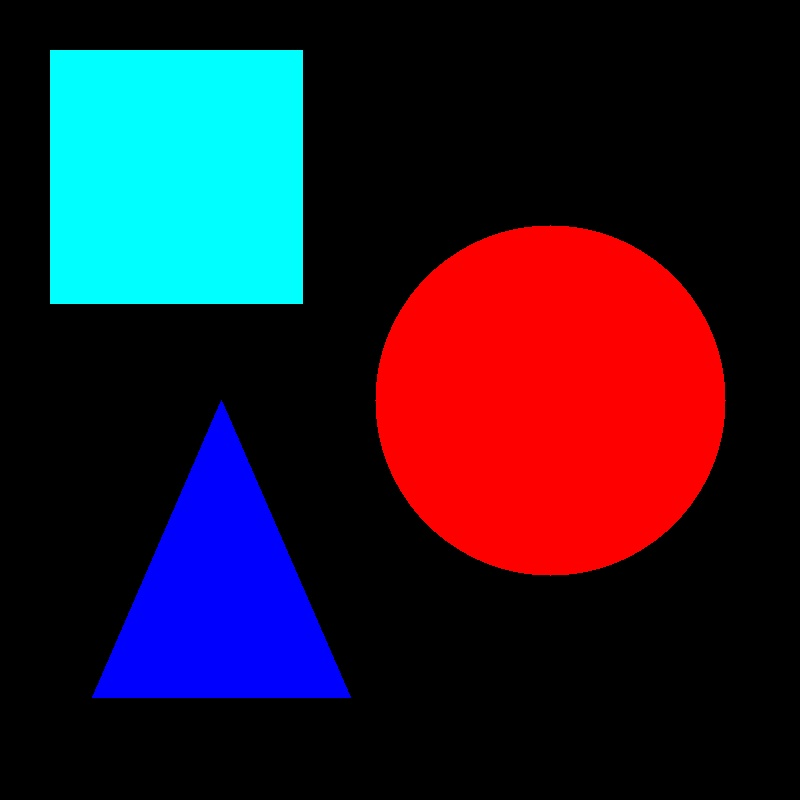
#> input picture Original Input Images/Chapter 7/objects.jpg, 800 x 800 px, found by its file name
$ python 'Scharr operator (II).py'   (older library calls are emulated)
#> lines starting #> are read from the running program, lines starting #| are printed output that depends on the picture; after the words box and inside, x2 and y2 are one past the last pixel; in counts of white or black regions, pixels touching at a corner belong together
import cv2
import numpy as np

image = cv2.imread('objects.jpg', cv2.IMREAD_GRAYSCALE)
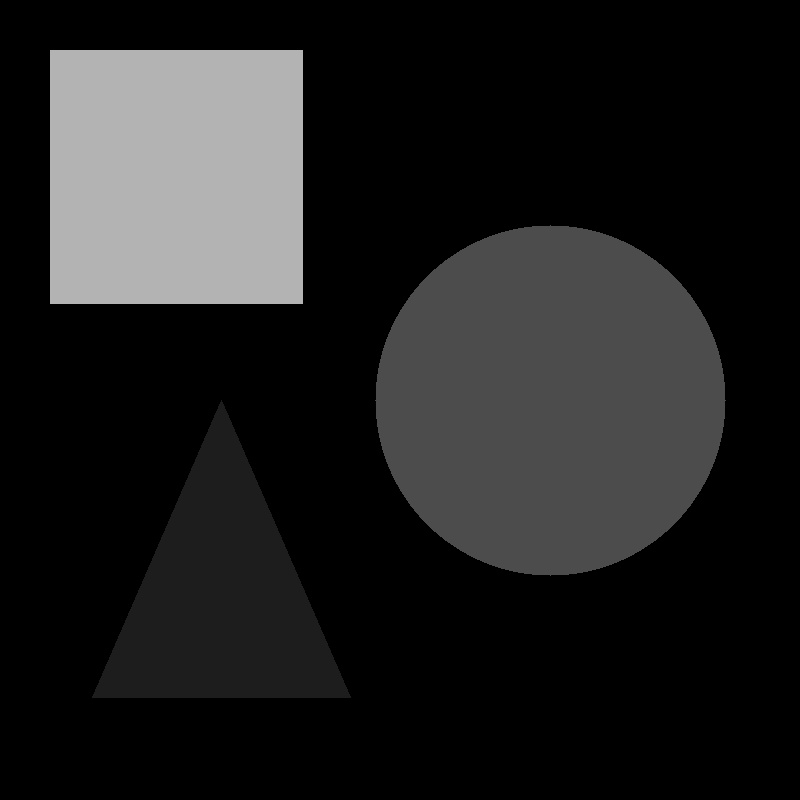
#> image: shape (800, 800); min 0, max 183, mean 31.2

# Define Scharr-like kernels
scharr_x = np.array([[-3, 0, 3], [-10, 0, 10], [-3, 0, 3]], dtype=np.float32)
scharr_y = np.array([[-3, -10, -3], [0, 0, 0], [3, 10, 3]], dtype=np.float32)

# Compute Scharr-like gradients
gradient_x = cv2.filter2D(image, cv2.CV_32F, scharr_x)
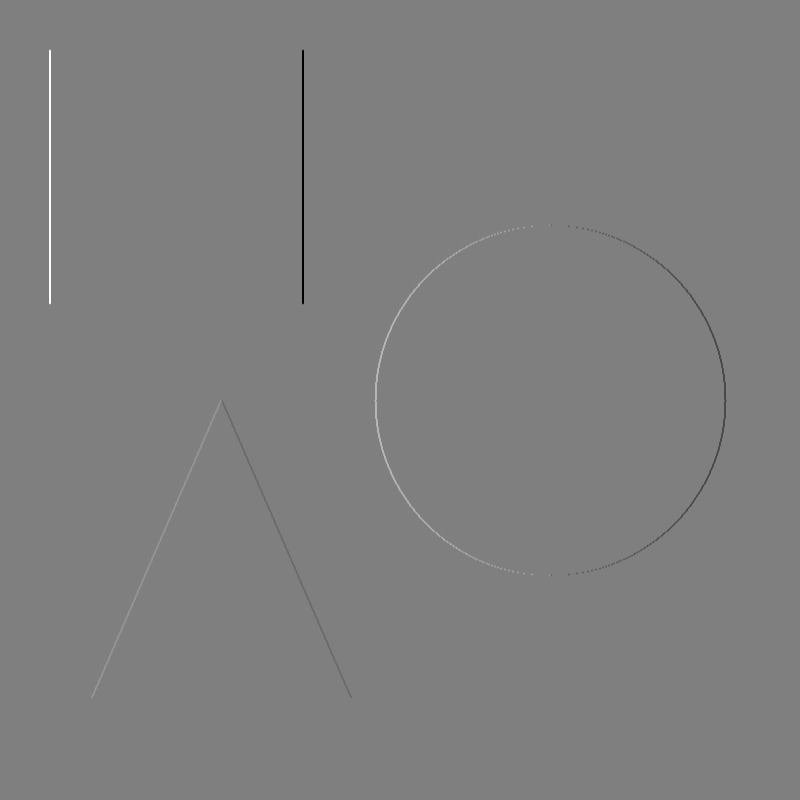
#> gradient_x: shape (800, 800) float32; min -2887, max 2880, mean 0; drawn with min black and max white
gradient_y = cv2.filter2D(image, cv2.CV_32F, scharr_y)
gradient = np.sqrt(gradient_x**2 + gradient_y**2)
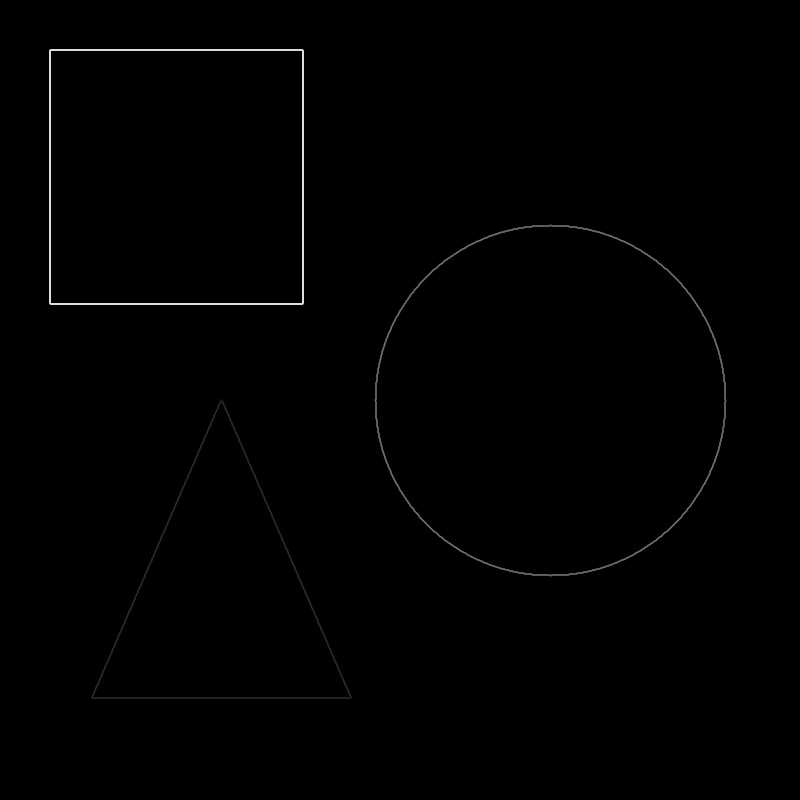
#> gradient: shape (800, 800) float32; min 0, max 3302.2, mean 15.1; drawn with min black and max white

cv2.imshow("Gradient X", gradient_x)
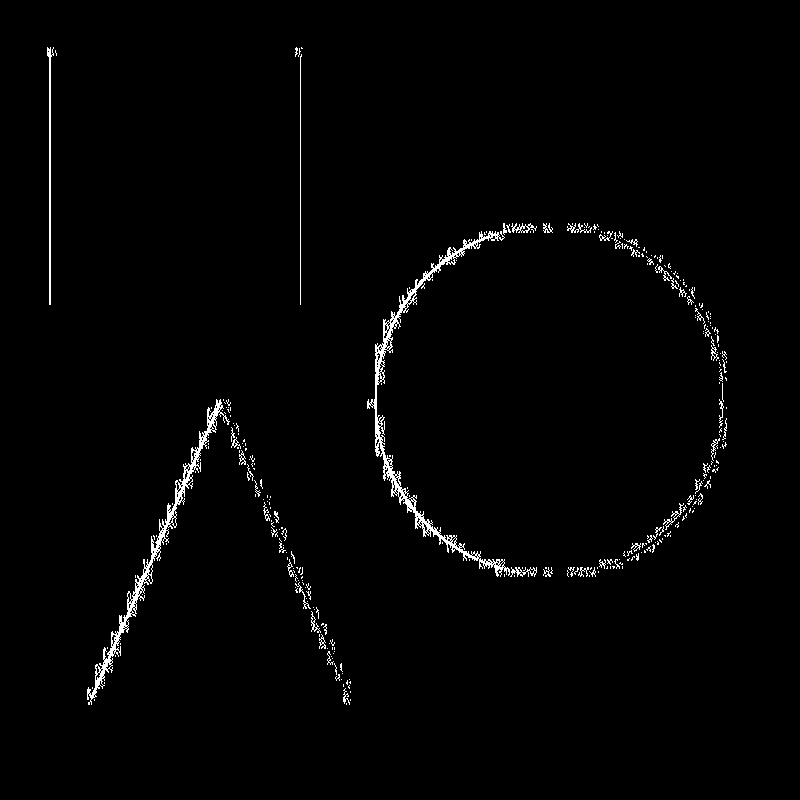
#> window 'Gradient X': shape (800, 800); 1.5% white in thin lines or dots, all inside (x1, y1, x2, y2) = (47, 47, 727, 705)
cv2.imshow("Gradient Y", gradient_y)
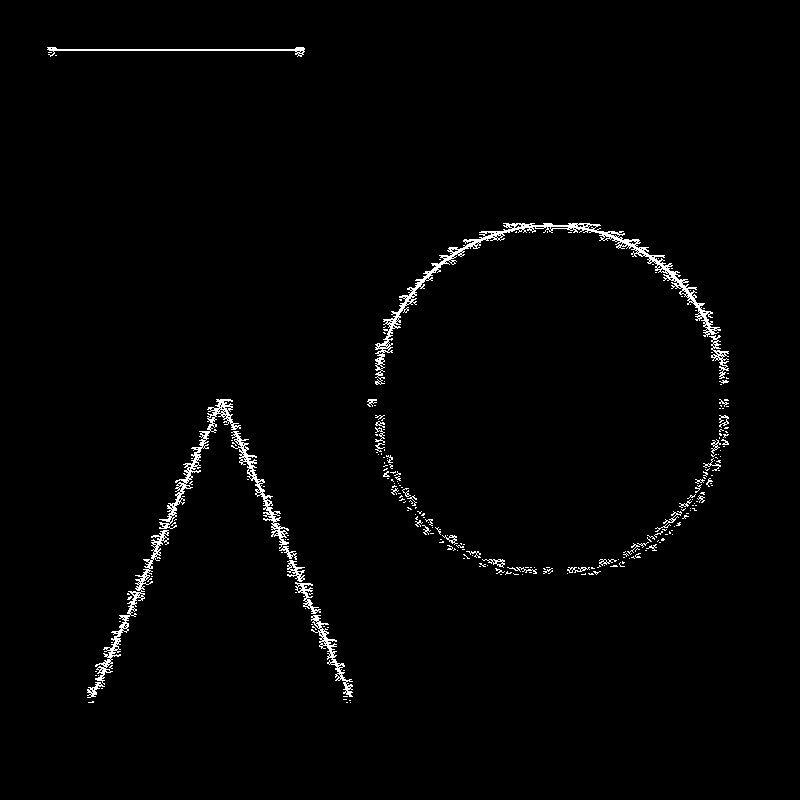
#> window 'Gradient Y': shape (800, 800); 1.6% white in thin lines or dots, all inside (x1, y1, x2, y2) = (47, 47, 729, 703)
cv2.imshow("Gradient ", gradient)
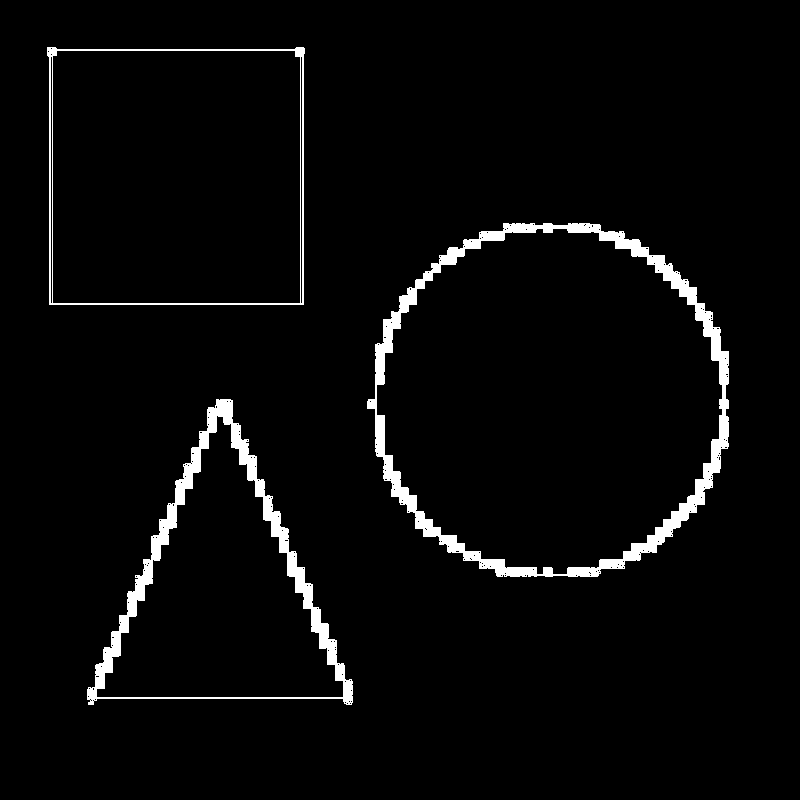
#> window 'Gradient ': shape (800, 800); 3.5% white; 3 white regions, box (x1, y1, x2, y2) and area: (367, 223, 729, 577) 11601, (87, 399, 353, 705) 7847, (47, 47, 305, 305) 2648
cv2.waitKey(0)
cv2.destroyAllWindows()
